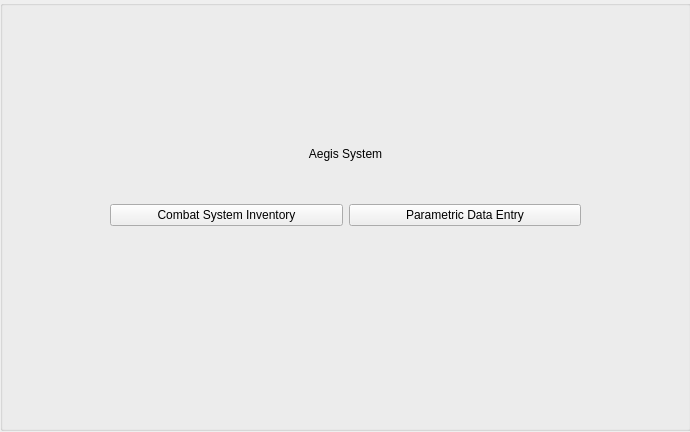
<?xml version="1.0" encoding="UTF-8"?>
<ui version="4.0">
 <class>MainWindow</class>
 <widget class="QMainWindow" name="MainWindow">
  <property name="geometry">
   <rect>
    <x>0</x>
    <y>0</y>
    <width>690</width>
    <height>432</height>
   </rect>
  </property>
  <property name="windowTitle">
   <string>Main Window</string>
  </property>
  <widget class="QWidget" name="centralwidgetMain">
   <widget class="QGroupBox" name="groupBox">
    <property name="geometry">
     <rect>
      <x>0</x>
      <y>0</y>
      <width>691</width>
      <height>431</height>
     </rect>
    </property>
    <property name="title">
     <string/>
    </property>
    <widget class="QWidget" name="gridLayoutWidget_3">
     <property name="geometry">
      <rect>
       <x>10</x>
       <y>10</y>
       <width>671</width>
       <height>391</height>
      </rect>
     </property>
     <layout class="QGridLayout" name="gridLayout_3">
      <property name="leftMargin">
       <number>100</number>
      </property>
      <property name="topMargin">
       <number>100</number>
      </property>
      <property name="rightMargin">
       <number>100</number>
      </property>
      <property name="bottomMargin">
       <number>175</number>
      </property>
      <item row="0" column="0" colspan="2">
       <widget class="QLabel" name="title_3">
        <property name="layoutDirection">
         <enum>Qt::LeftToRight</enum>
        </property>
        <property name="text">
         <string>Aegis System</string>
        </property>
        <property name="alignment">
         <set>Qt::AlignCenter</set>
        </property>
       </widget>
      </item>
      <item row="1" column="0">
       <widget class="QPushButton" name="combatButton">
        <property name="text">
         <string>Combat System Inventory</string>
        </property>
       </widget>
      </item>
      <item row="1" column="1">
       <widget class="QPushButton" name="dataButton">
        <property name="sizePolicy">
         <sizepolicy hsizetype="Minimum" vsizetype="Minimum">
          <horstretch>0</horstretch>
          <verstretch>0</verstretch>
         </sizepolicy>
        </property>
        <property name="text">
         <string>Parametric Data Entry</string>
        </property>
       </widget>
      </item>
     </layout>
    </widget>
   </widget>
  </widget>
 </widget>
 <resources/>
 <connections/>
</ui>
